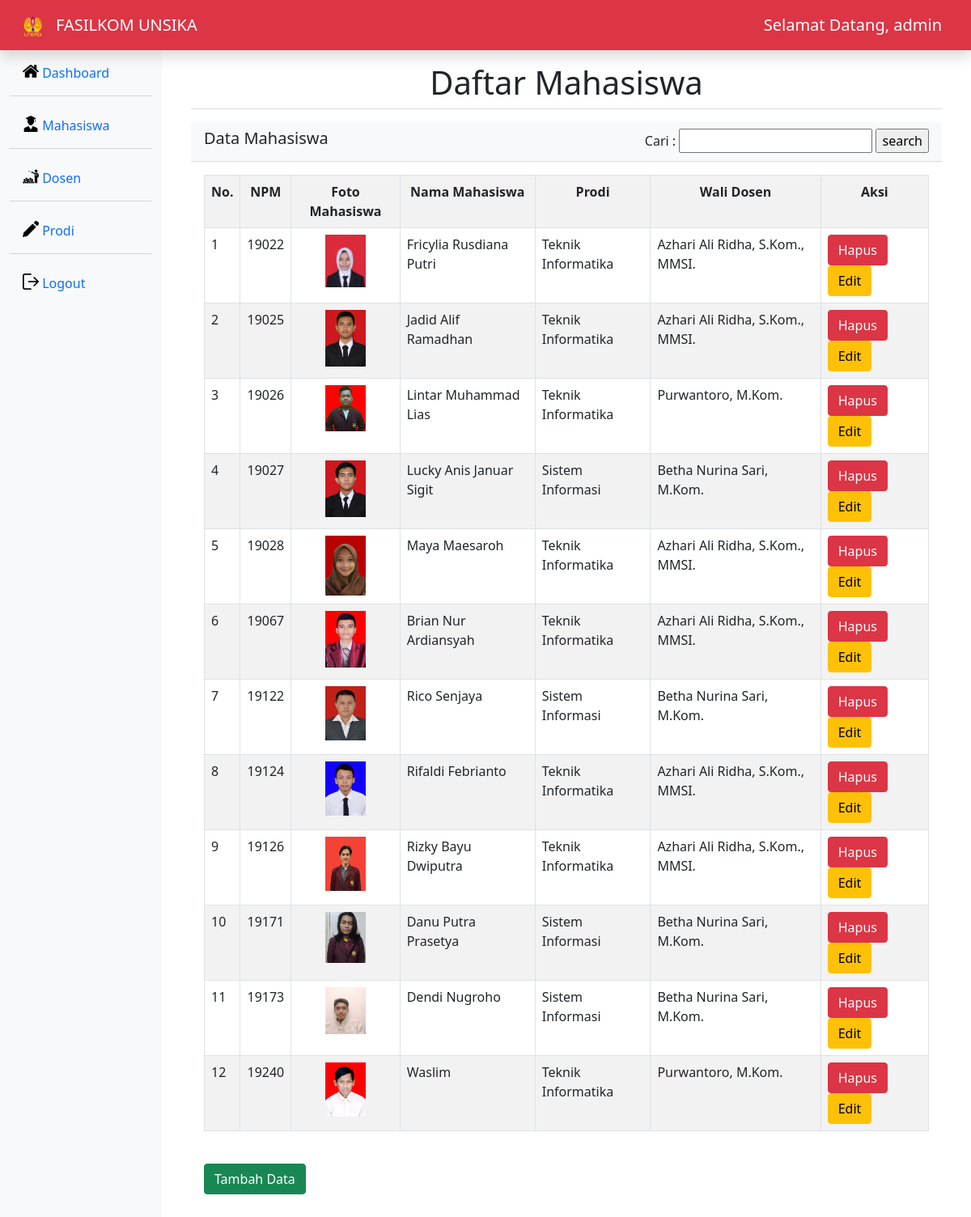
Screenshot of /mahasiswa.php (signed in) with the database file from the repository.
### tables this page shows
CREATE TABLE `mahasiswa` (
  `npm` int(11) NOT NULL,
  `nama_mhs` varchar(35) NOT NULL,
  `prodi` varchar(25) NOT NULL,
  `wali_dosen` varchar(35) NOT NULL,
  `foto_mhs` varchar(255) NOT NULL
);

### mahasiswa.php (the view, shortened to what this page needs)
<!DOCTYPE html>
<html lang="en">
<head>
    <link rel="stylesheet" href="bootstrap-5.1.3-dist/css/bootstrap.min.css">
</head>
<body>
<nav class="navbar navbar-dark bg-danger flex-md-nowrap p-2 shadow col-12">
    <div class="container-fluid">
        <div class="d-flex flex-row">
            <div class="p-2"><img src="img/Logo_Unsika.png" width="25"></div>
            <div class="p-2"><span class="navbar-brand">FASILKOM UNSIKA</span></div>
        </div>
        <span class="navbar-brand mb-0 float-right">Selamat Datang, <?php echo $_SESSION["username"] ?></span>
    </div>
</nav>
<div class="container-fluid">
	<div class="row">
		<div class="col-md-2 d-none d-md-block bg-light sidebar">
			<div class="sidebar-sticky">
				<ul class="nav flex-column">
                    <li class="nav-item mt-2 active">
						<a class="nav-link" href="index.php">
                        <img src="img/home.png" width="20" height="20" class="d-inline-block align-top">
							Dashboard
						</a>
					</li>
                    <div class="dropdown-divider"></div>
					<li class="nav-item mt-2 active">
						<a class="nav-link" href="mahasiswa.php">
                        <img src="img/student-with-graduation-cap.png" width="20" height="20" class="d-inline-block align-top">
							Mahasiswa
						</a>
					</li>
					<div class="dropdown-divider"></div>
					<li class="nav-item mt-2">
						<a class="nav-link" href="dosen.php">
                        <img src="img/lecture.png" width="20" height="20" class="d-inline-block align-top">
							Dosen
						</a>
					</li>
					<div class="dropdown-divider"></div>
					<li class="nav-item mt-2">
						<a class="nav-link" href="prodi.php">
                        <img src="img/pencil.png" width="20" height="20" class="d-inline-block align-top">
							Prodi
						</a>
					</li>
                    <div class="dropdown-divider"></div>
                    <li class="nav-item mt-2">
						<a class="nav-link" href="logout.php">
                        <img src="img/logout.png" width="20" height="20" class="d-inline-block align-top">
							Logout
						</a>
					</li>
				</ul>
			</div>
		</div>
        <div class="col-10">
            <div class="container-fluid mt-3">
            <h1 class="text-center">Daftar Mahasiswa</h1>
                <div class="dropdown-divider"></div>
                <div class="car mt-3">
                    <div class="card-header bg-light text-dark d-flex justify-content-between">
                        <h5>Data Mahasiswa</h5>
                        <form action="mahasiswa.php" method="get">
                            <label>Cari :</label>
                            <input type="text" name="search">
                            <input type="submit" value="search">
                        </form>
                    </div>
                    <div class="card-body">
                        <table class="table table-bordered table-striped">
                            <tr>
                                <th class="text-center">No.</th>
                                <th class="text-center">NPM</th>
                                <th class="text-center">Foto Mahasiswa</th>
                                <th class="text-center">Nama Mahasiswa</th>
                                <th class="text-center">Prodi</th>
                                <th class="text-center">Wali Dosen</th>
                                <th class="text-center">Aksi</th>
                            </tr>
                            <?php
                            include 'koneksi.php';
                            if(isset($_GET['search'])){
                                $search = $_GET['search'];
                                $data = mysqli_query($koneksi,"SELECT * FROM mahasiswa where nama_mhs like '%".$search."%'
                                OR npm like '%".$search."%' OR prodi like '%".$search."%' OR wali_dosen like '%".$search."%'") or die(mysqli_error($koneksi));
                            }else{
                                $data = mysqli_query($koneksi,"SELECT * FROM mahasiswa ORDER BY npm ASC") or die(mysqli_error($koneksi));
                            }
                            $no = 1;
                            while($mahasiswa = mysqli_fetch_array($data)){
                            ?>
                            <tr>
                                <td><?=$no++;?></td>
                                <td><?php echo $mahasiswa['npm'];?></td>
                                <td class="text-center"><img class="thumbnail img-responsive" style="width: 50px "; alt="Gambar"
                                src="img/ftmhs/<?php echo $mahasiswa['foto_mhs']; ?>"></td>
                                <td><?php echo $mahasiswa['nama_mhs'];?></td>
                                <td><?php echo $mahasiswa['prodi'];?></td>
                                <td><?php echo $mahasiswa['wali_dosen'];?></td>
                                <td>
                                    <a href="mahasiswa_delete.php?npm=<?php echo $mahasiswa['npm']?>" class="btn btn-danger" onclick="return confirm('Anda akan menghapus data ini ?')">Hapus</a>
                                    <a href="mahasiswa_update.php?npm=<?php echo $mahasiswa['npm']?>" class="btn btn-warning">Edit</a>
                                </td>
							</tr>
							<?php };?>
                        </table>
                        <a class="btn btn-success my-4" href="mahasiswa_create.php" >Tambah Data</a>
                    </div>
                </div>
            </div>
        </div>
    </div>
</div>
</body>
</html>

### rows the page displays
mahasiswa: npm "19022", foto_mhs (picture), nama_mhs "Fricylia Rusdiana Putri", prodi "Teknik Informatika", wali_dosen "Azhari Ali Ridha, S.Kom., MMSI."
mahasiswa: npm "19025", foto_mhs (picture), nama_mhs "Jadid Alif Ramadhan", prodi "Teknik Informatika", wali_dosen "Azhari Ali Ridha, S.Kom., MMSI."
mahasiswa: npm "19026", foto_mhs (picture), nama_mhs "Lintar Muhammad Lias", prodi "Teknik Informatika", wali_dosen "Purwantoro, M.Kom."
mahasiswa: npm "19027", foto_mhs (picture), nama_mhs "Lucky Anis Januar Sigit", prodi "Sistem Informasi", wali_dosen "Betha Nurina Sari, M.Kom."
mahasiswa: npm "19028", foto_mhs (picture), nama_mhs "Maya Maesaroh", prodi "Teknik Informatika", wali_dosen "Azhari Ali Ridha, S.Kom., MMSI."
mahasiswa: npm "19067", foto_mhs (picture), nama_mhs "Brian Nur Ardiansyah", prodi "Teknik Informatika", wali_dosen "Azhari Ali Ridha, S.Kom., MMSI."
mahasiswa: npm "19122", foto_mhs (picture), nama_mhs "Rico Senjaya", prodi "Sistem Informasi", wali_dosen "Betha Nurina Sari, M.Kom."
mahasiswa: npm "19124", foto_mhs (picture), nama_mhs "Rifaldi Febrianto", prodi "Teknik Informatika", wali_dosen "Azhari Ali Ridha, S.Kom., MMSI."
mahasiswa: npm "19126", foto_mhs (picture), nama_mhs "Rizky Bayu Dwiputra", prodi "Teknik Informatika", wali_dosen "Azhari Ali Ridha, S.Kom., MMSI."
mahasiswa: npm "19171", foto_mhs (picture), nama_mhs "Danu Putra Prasetya", prodi "Sistem Informasi", wali_dosen "Betha Nurina Sari, M.Kom."
mahasiswa: npm "19173", foto_mhs (picture), nama_mhs "Dendi Nugroho", prodi "Sistem Informasi", wali_dosen "Betha Nurina Sari, M.Kom."
mahasiswa: npm "19240", foto_mhs (picture), nama_mhs "Waslim", prodi "Teknik Informatika", wali_dosen "Purwantoro, M.Kom."

### other values shown
$_SESSION["username"] "admin"
